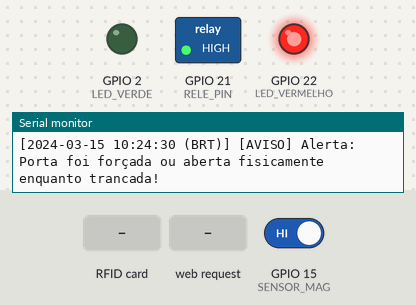
Recording of a sketch running on a simulated ESP32. On the bench: switched loads named in the sketch (green lamp = pin HIGH), output pins drawn as LEDs (lit = HIGH), the last lines printed to the serial monitor. Dashed ring = blinking. Inputs (shaded band) come from the test bench; at power-on: GPIO 15 (SENSOR_MAG) HIGH. The local clock reads 2024-03-15 10:24:30 at power-on unless the sketch sets it; storage starts empty; pins used as bus, display or sensor lines are not drawn.

Above: at 1.6 s.
1.7 s: RFID card F1 49 27 66 held to the reader
At 2.1 s:
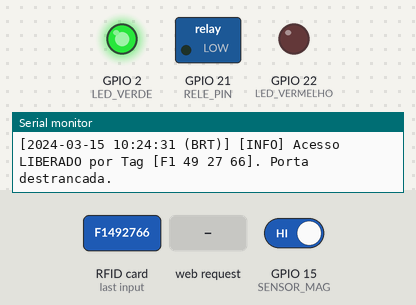
3.2 s: RFID card 12 34 56 78 held to the reader
At 4.3 s:
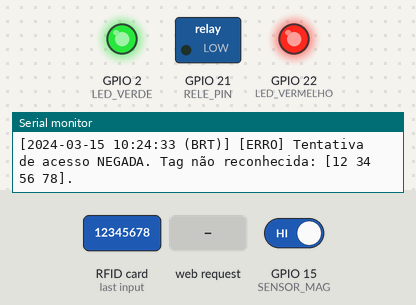
6.8 s: HTTP request GET /abrir received
At 7.7 s:
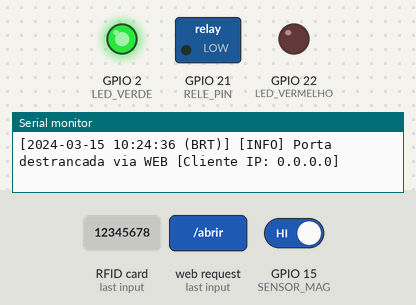
8.4 s: HTTP request GET /fechar received
At 9.6 s:
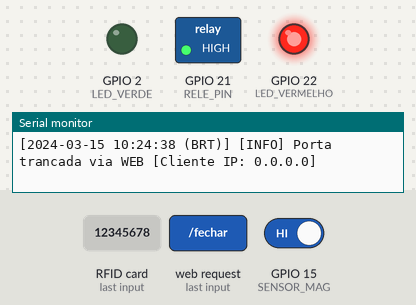
10.0 s: RFID card 5E 7A 19 C4 held to the reader
At 10.18 s:
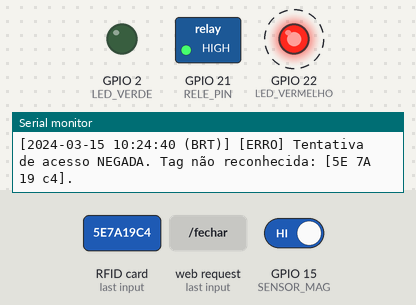
Timing chart, 0 to 12.8 s (numbered marks = the images above; inputs shaded):
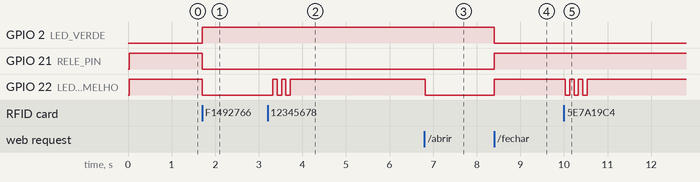

Measured:
- after the input at 1.7 s, GPIO 2 (LED_VERDE): LOW → HIGH at once; GPIO 21 (RELE_PIN), GPIO 22 (LED_VERMELHO): HIGH → LOW at once
- after the input at 3.2 s, GPIO 22 (LED_VERMELHO): alternates HIGH for 0.10 s and LOW for 0.10 s, 5 changes in all, then stays HIGH, starting after 0.12 s
- after the input at 6.8 s, GPIO 22 (LED_VERMELHO): HIGH → LOW at once
- after the input at 8.4 s, GPIO 2 (LED_VERDE): HIGH → LOW at once; GPIO 21 (RELE_PIN), GPIO 22 (LED_VERMELHO): LOW → HIGH at once
- after the input at 10.0 s, GPIO 22 (LED_VERMELHO): alternates HIGH for 0.10 s and LOW for 0.10 s, 6 changes in all, then stays HIGH, starting at once

The sketch:

esp32_server.ino
```cpp
#include <SPI.h>
#include <MFRC522.h>
#include <WiFi.h>
#include <WebServer.h>
#include <SPIFFS.h>
#include <sys/time.h>
#include <time.h>

// --- MAPEAMENTO DOS PINOS ---
#define RST_PIN       4
#define SS_PIN        5
#define SCK_PIN       18
#define MISO_PIN      19
#define MOSI_PIN      23

#define LED_VERDE     2
#define LED_VERMELHO  22
#define SENSOR_MAG    15
#define RELE_PIN      21

MFRC522 rfid(SS_PIN, RST_PIN);
WebServer server(80);

// --- VARIÁVEIS UNIFICADAS DO SISTEMA ---
String ultimoUid = "-- -- -- --";
String ultimaAcao = "Sistema iniciado (Aguardando)";
bool portaDestrancada = false; // false = Trancada, true = Destrancada
const String tagAutorizada = "F1 49 27 66";
bool relogioSincronizado = false;

// --- OBTENÇÃO DO IP DO CLIENTE WEB ---
String getIpClienteWeb() {
  return "[Cliente IP: " + server.client().remoteIP().toString() + "]";
}

// --- OBTENÇÃO DA DATA E HORA REAL (FUSO HORÁRIO DE BRASÍLIA) ---
String getObterDataHora() {
  struct tm timeinfo;
  if (getLocalTime(&timeinfo, 10)) {
    char timeStringBuff[35];
    strftime(timeStringBuff, sizeof(timeStringBuff), "%Y-%m-%d %H:%M:%S (BRT)", &timeinfo);
    return String(timeStringBuff);
  }

  unsigned long totalSegundos = millis() / 1000;
  unsigned long horas = totalSegundos / 3600;
  unsigned long minutos = (totalSegundos % 3600) / 60;
  unsigned long segundos = totalSegundos % 60;

  char uptimeBuff[40];
  snprintf(uptimeBuff, sizeof(uptimeBuff), "[Sem Sinc. BRT] Uptime %02lu:%02lu:%02lu", horas, minutos, segundos);
  return String(uptimeBuff);
}

// --- SISTEMA DE LOGS PERSISTENTE NA FLASH ---
void registrarLog(String tipo, String mensagem) {
  String timestamp = getObterDataHora();
  String entradaLog = "[" + timestamp + "] [" + tipo + "] " + mensagem + "\n";

  Serial.print(entradaLog);

  File file = SPIFFS.open("/log.txt", FILE_APPEND);
  if (!file) {
    Serial.println("Erro ao abrir arquivo de log para escrita em Flash!");
    return;
  }
  file.print(entradaLog);
  file.close();
}

String lerLogsFlash() {
  if (!SPIFFS.exists("/log.txt")) {
    return "Nenhum log gravado até o momento.";
  }
  File file = SPIFFS.open("/log.txt", FILE_READ);
  if (!file) {
    return "Erro ao ler histórico da memória Flash.";
  }
  String conteudo = file.readString();
  file.close();
  return conteudo;
}

void limparLogsFlash(String infoCliente) {
  SPIFFS.remove("/log.txt");
  registrarLog("INFO", "Histórico de logs limpo via Web " + infoCliente);
}

// --- INTERFACE WEB UNIFICADA ---
const char htmlPage[] PROGMEM = R"rawliteral(
<!DOCTYPE html>
<html lang="pt-BR">
<head>
  <meta charset="UTF-8">
  <meta name="viewport" content="width=device-width, initial-scale=1.0">
  <title>Controle de Acesso</title>
  <style>
    * { box-sizing: border-box; font-family: 'Segoe UI', Tahoma, Geneva, Verdana, sans-serif; }
    body { background-color: #f1f5f9; margin: 0; padding: 20px; display: flex; justify-content: center; align-items: center; min-height: 100vh; }
    .container { background: #ffffff; width: 100%; max-width: 520px; border-radius: 16px; padding: 25px; box-shadow: 0 10px 25px rgba(0,0,0,0.08); }
    h1 { font-size: 22px; color: #0f172a; margin-top: 0; margin-bottom: 5px; text-align: center; }
    .sys-info { font-size: 11px; color: #64748b; text-align: center; margin-bottom: 20px; font-family: monospace; }

    .section-title { font-size: 12px; font-weight: 700; color: #64748b; text-transform: uppercase; letter-spacing: 0.5px; margin-bottom: 8px; border-bottom: 1px solid #e2e8f0; padding-bottom: 4px; }

    .sensor-box { padding: 12px; border-radius: 10px; font-weight: bold; font-size: 15px; margin-bottom: 20px; text-align: center; border: 1px solid transparent; transition: all 0.3s; }
    .bg-green { background-color: #dcfce7; color: #166534; border-color: #bbf7d0; }
    .bg-red { background-color: #fee2e2; color: #991b1b; border-color: #fecaca; }

    .card-block { background: #f8fafc; border: 1px solid #e2e8f0; border-radius: 12px; padding: 15px; margin-bottom: 20px; }
    .status-lbl { font-size: 15px; font-weight: 700; color: #334155; text-align: center; }

    .btn-group { display: flex; gap: 10px; margin-bottom: 20px; }
    .btn { flex: 1; border: none; padding: 12px; font-size: 15px; font-weight: 600; border-radius: 8px; cursor: pointer; transition: all 0.2s; color: #ffffff; text-align: center; text-decoration: none; display: inline-block; }
    .btn-abrir { background-color: #16a34a; }
    .btn-abrir:hover { background-color: #15803d; }
    .btn-fechar { background-color: #dc2626; }
    .btn-fechar:hover { background-color: #b91c1c; }
    .btn-log { background-color: #475569; }
    .btn-log:hover { background-color: #334155; }

    textarea { width: 100%; height: 180px; background: #0f172a; color: #38bdf8; font-family: monospace; font-size: 11px; padding: 10px; border-radius: 8px; border: none; resize: vertical; }
  </style>
</head>
<body>
  <div class="container">
    <h1>Painel de Controle</h1>
    <div class="sys-info">IP ESP32: <span id="ipTxt">--</span></div>

    <!-- 1. Sensor Magnético -->
    <div class="section-title">1. Sensor Magnético (Porta Física)</div>
    <div id="sensorCard" class="sensor-box bg-green">
      <span id="sensorTxt">Aguardando...</span>
    </div>

    <!-- 2. Relé / Trava Eletrônica -->
    <div class="section-title">2. Trava Solenoide (Relé)</div>
    <div id="releCard" class="sensor-box bg-red">
      <span id="releTxt">Aguardando...</span>
    </div>

    <!-- 3. Controles Manuais -->
    <div class="section-title">3. Controle Manual Web</div>
    <div class="btn-group">
      <button class="btn btn-abrir" onclick="abrirWeb()">Destrancar</button>
      <button class="btn btn-fechar" onclick="fecharWeb()">Trancar</button>
    </div>

    <!-- 4. Registro da Ação -->
    <div class="section-title">4. Última Ação do Sistema</div>
    <div class="card-block">
      <div id="acaoTxt" class="status-lbl">Sistema Iniciado</div>
      <div style="font-size: 12px; margin-top:8px; color: #64748b; text-align: center;">Tag Lida: <span id="uidTxt" style="font-family: monospace; font-weight: bold; color: #2563eb;">-- -- -- --</span></div>
    </div>

    <!-- 5. Sistema de Logs Persistentes -->
    <div class="section-title">5. Histórico de Logs (Com IP do Cliente)</div>
    <textarea id="logArea" readonly>Carregando logs da memória Flash...</textarea>
    <div class="btn-group" style="margin-top: 10px; margin-bottom: 0;">
      <button class="btn btn-log" onclick="carregarLogs()">Atualizar Logs</button>
      <button class="btn btn-fechar" style="font-size: 13px;" onclick="limparLogs()">Limpar Flash</button>
    </div>
  </div>

  <script>
    function sincronizarHorarioReal() {
      let epochSegundos = Math.floor(Date.now() / 1000);
      fetch('/sync-tempo?epoch=' + epochSegundos)
        .then(() => console.log('Relógio do ESP32 sincronizado.'))
        .catch(err => console.error(err));
    }

    function atualizarStatus() {
      fetch('/dados')
        .then(res => res.json())
        .then(data => {
          document.getElementById('ipTxt').innerText = data.ip;

          let sensorBox = document.getElementById('sensorCard');
          let sensorTxt = document.getElementById('sensorTxt');
          if (data.sensor === 'ABERTA') {
            sensorTxt.innerText = 'PORTA ABERTA (Desalinhada)';
            sensorBox.className = 'sensor-box bg-red';
          } else {
            sensorTxt.innerText = 'PORTA FECHADA (Encostada)';
            sensorBox.className = 'sensor-box bg-green';
          }

          let releBox = document.getElementById('releCard');
          let releTxt = document.getElementById('releTxt');
          if (data.tranca === 'DESTRANCADA') {
            releTxt.innerText = 'DESTRANCADA (Pino Recolhido)';
            releBox.className = 'sensor-box bg-green';
          } else {
            releTxt.innerText = 'TRANCADA (Pino para Fora)';
            releBox.className = 'sensor-box bg-red';
          }

          document.getElementById('acaoTxt').innerText = data.acao;
          document.getElementById('uidTxt').innerText = data.uid;
        }).catch(err => console.error(err));
    }

    function carregarLogs() {
      fetch('/ver-logs')
        .then(res => res.text())
        .then(text => {
          let logArea = document.getElementById('logArea');
          logArea.value = text;
          logArea.scrollTop = logArea.scrollHeight;
        });
    }

    function abrirWeb() { fetch('/abrir').then(() => { atualizarStatus(); carregarLogs(); }); }
    function fecharWeb() { fetch('/fechar').then(() => { atualizarStatus(); carregarLogs(); }); }
    function limparLogs() {
      if(confirm("Tem certeza que deseja apagar o histórico de logs da Flash?")) {
        fetch('/limpar-logs').then(() => carregarLogs());
      }
    }

    sincronizarHorarioReal();
    setInterval(atualizarStatus, 1000);
    carregarLogs();
  </script>
</body>
</html>
)rawliteral";

// --- FUNÇÃO PARA MANTER O LEITOR ACORDADO ---
void reiniciarRFID() {
  rfid.PCD_Init();
  delay(10);
  rfid.PCD_SetAntennaGain(MFRC522::RxGain_max);
}

// --- FUNÇÕES DE HARDWARE ---
void destrancarPorta() {
  portaDestrancada = true;
  digitalWrite(LED_VERMELHO, LOW);
  digitalWrite(LED_VERDE, HIGH);
  digitalWrite(RELE_PIN, LOW);

  delay(50);
  reiniciarRFID();
}

void trancarPorta() {
  portaDestrancada = false;
  digitalWrite(LED_VERDE, LOW);
  digitalWrite(LED_VERMELHO, HIGH);
  digitalWrite(RELE_PIN, HIGH);

  delay(50);
  reiniciarRFID();
}

void piscarVermelhoNegado() {
  for (int i = 0; i < 3; i++) {
    digitalWrite(LED_VERMELHO, LOW);
    delay(100);
    digitalWrite(LED_VERMELHO, HIGH);
    delay(100);
  }
}

// --- SETUP ---
void setup() {
  Serial.begin(115200);

  setenv("TZ", "BRT3", 1);
  tzset();

  if (!SPIFFS.begin(true)) {
    Serial.println("Erro ao inicializar o SPIFFS!");
  } else {
    registrarLog("INFO", "Sistema SPIFFS montado com sucesso.");
  }

  pinMode(LED_VERDE, OUTPUT);
  pinMode(LED_VERMELHO, OUTPUT);
  pinMode(RELE_PIN, OUTPUT);
  pinMode(SENSOR_MAG, INPUT_PULLUP);
  pinMode(SS_PIN, OUTPUT);
  digitalWrite(SS_PIN, HIGH);

  trancarPorta();

  SPI.begin(SCK_PIN, MISO_PIN, MOSI_PIN, SS_PIN);
  reiniciarRFID();

  WiFi.mode(WIFI_AP);
  delay(100);
  WiFi.softAP("Trabalho_ESP32", "12345678");
  delay(100);

  registrarLog("INFO", "ESP32 Conectado AP [IP ESP32: " + WiFi.softAPIP().toString() + "]");

  server.on("/", []() { server.send(200, "text/html", htmlPage); });

  server.on("/sync-tempo", []() {
    if (server.hasArg("epoch")) {
      time_t epoch = server.arg("epoch").toInt();
      struct timeval tv = { epoch, 0 };
      settimeofday(&tv, NULL);

      if (!relogioSincronizado) {
        relogioSincronizado = true;
        registrarLog("INFO", "Relógio sincronizado via " + getIpClienteWeb());
      }
      server.send(200, "text/plain", "Sincronizado");
    } else {
      server.send(400, "text/plain", "Parâmetro ausente");
    }
  });

  server.on("/dados", []() {
    bool aberta = (digitalRead(SENSOR_MAG) == HIGH);
    String estadoSensor = aberta ? "ABERTA" : "FECHADA";
    String estadoTranca = portaDestrancada ? "DESTRANCADA" : "TRANCADA";

    String json = "{";
    json += "\"uid\":\"" + ultimoUid + "\",";
    json += "\"tranca\":\"" + estadoTranca + "\",";
    json += "\"acao\":\"" + ultimaAcao + "\",";
    json += "\"sensor\":\"" + estadoSensor + "\",";
    json += "\"ip\":\"" + WiFi.softAPIP().toString() + "\"";
    json += "}";

    server.send(200, "application/json", json);
  });

  server.on("/abrir", []() {
    destrancarPorta();
    String clienteIp = getIpClienteWeb();
    ultimaAcao = "Comando WEB: Porta Destrancada";
    registrarLog("INFO", "Porta destrancada via WEB " + clienteIp);
    server.send(200, "text/plain", "OK");
  });

  server.on("/fechar", []() {
    trancarPorta();
    String clienteIp = getIpClienteWeb();
    ultimaAcao = "Comando WEB: Porta Trancada";
    registrarLog("INFO", "Porta trancada via WEB " + clienteIp);
    server.send(200, "text/plain", "OK");
  });

  server.on("/ver-logs", []() {
    server.send(200, "text/plain", lerLogsFlash());
  });

  server.on("/limpar-logs", []() {
    limparLogsFlash(getIpClienteWeb());
    server.send(200, "text/plain", "Logs Limpos");
  });

  server.begin();
  registrarLog("INFO", "Sistema de Controle de Acesso iniciado.");
}

// --- PROCESSAMENTO ISOLADO DO RFID ---
void verificarRFID() {
  if (!rfid.PICC_IsNewCardPresent()) return;
  if (!rfid.PICC_ReadCardSerial()) return;

  String uidLido = "";
  for (byte i = 0; i < rfid.uid.size; i++) {
    uidLido += (rfid.uid.uidByte[i] < 0x10 ? " 0" : " ");
    uidLido.toUpperCase();
    uidLido += String(rfid.uid.uidByte[i], HEX);
  }
  uidLido.trim();

  ultimoUid = uidLido;

  rfid.PICC_HaltA();
  rfid.PCD_StopCrypto1();

  if (uidLido == tagAutorizada) {
    if (!portaDestrancada) {
      destrancarPorta();
      ultimaAcao = "Tag Autorizada: Porta DESTRANCADA";
      registrarLog("INFO", "Acesso LIBERADO por Tag [" + uidLido + "]. Porta destrancada.");
    } else {
      trancarPorta();
      ultimaAcao = "Tag Autorizada: Porta TRANCADA";
      registrarLog("INFO", "Acesso LIBERADO por Tag [" + uidLido + "]. Porta trancada.");
    }
  } else {
    ultimaAcao = "Tag RECUSADA (Acesso Negado)";
    registrarLog("ERRO", "Tentativa de acesso NEGADA. Tag não reconhecida: [" + uidLido + "].");
    piscarVermelhoNegado();
  }

  delay(1000);
}

// --- MONITORAMENTO DO SENSOR MAGNÉTICO (ALERTA DE SEGURANÇA) ---
unsigned long ultimoChequeSensor = 0;
bool estadoSensorAnterior = false;

void verificarSensorMag() {
  if (millis() - ultimoChequeSensor > 500) {
    ultimoChequeSensor = millis();
    bool estaAberta = (digitalRead(SENSOR_MAG) == HIGH);

    if (estaAberta != estadoSensorAnterior) {
      if (estaAberta && !portaDestrancada) {
        registrarLog("AVISO", "Alerta: Porta foi forçada ou aberta fisicamente enquanto trancada!");
      } else if (estaAberta) {
        registrarLog("INFO", "Porta aberta fisicamente.");
      } else {
        registrarLog("INFO", "Porta fechada fisicamente.");
      }
      estadoSensorAnterior = estaAberta;
    }
  }
}

// --- LOOP PRINCIPAL ---
void loop() {
  server.handleClient();
  verificarRFID();
  verificarSensorMag();
}
```
